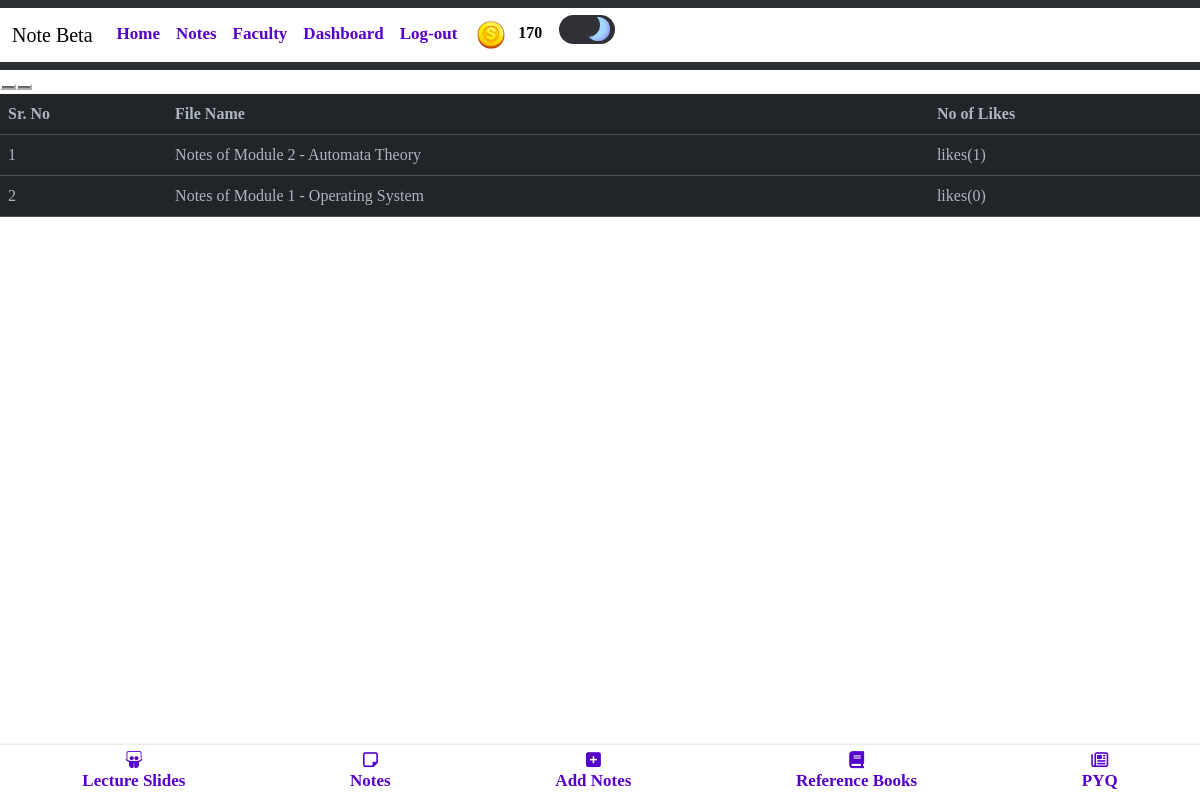
Page /noteslikes (signed in) on the earlier database version.
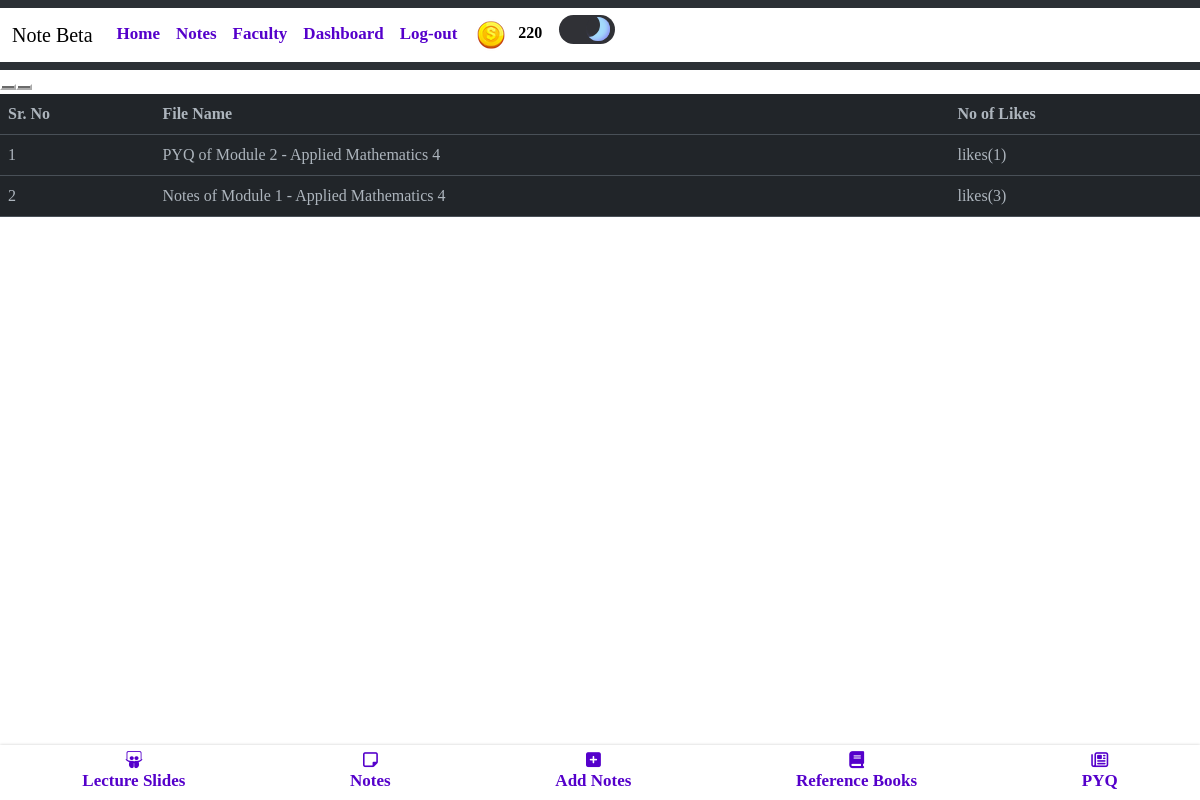
Same page on the later database version.
### blogapp/models.py (models this page shows, shortened)
class UserAccount(AbstractBaseUser, PermissionsMixin):
    email = models.CharField(max_length = 50,unique=True)
    name = models.CharField(max_length=200)
    is_active = models.BooleanField(default=True)
    is_mod = models.BooleanField(default=False)
    is_nUser = models.BooleanField(default=True)
    is_staff = models.BooleanField(default=False)
    coins_scored = models.IntegerField(default=100,null=True,blank=True)
    rank = models.IntegerField(default=0)
    bookmarks = models.ManyToManyField('blogapp.Notes', blank=True)
    is_emailVerified = models.BooleanField(default=False)
    objects = UserAccountManager()
    USERNAME_FIELD = 'email'
    REQUIRED_FIELDS = ['name']

class Notes(models.Model):
    typ = (
        ('Assignment','Assignment'),
        ('Experiment','Experiment'),
        ('Notes','Notes'),
        ('ReferenceBook','Reference Book'),
        ('LectureSlides','Lecture Slides'),
        ('PYQ','PYQ'),
    )
    mods = (
        ('1','1'),
        ('2','2'),
        ('3','3'),
        ('4','4'),
        ('5','5'),
        ('6','6'),
    )
    desc = models.TextField(max_length=500,null=True,blank=True)
    mod = models.CharField(max_length=5,choices=mods,null=True,blank=True)
    file = models.FileField(upload_to='notes/')
    author = models.ForeignKey(UserAccount,on_delete=models.CASCADE)
    status = models.BooleanField(default=False)
    likes = models.ManyToManyField(UserAccount,related_name="notes_like",default=0)
    views = models.PositiveIntegerField(default=0)
    buy=models.ManyToManyField(UserAccount,related_name="buy_notes")
    typeN = models.CharField(max_length=50,null=True,blank=True,choices=typ)
    docid = models.CharField(max_length=300,null=True,blank=True)
    sub =  models.ForeignKey(Subject,on_delete=models.CASCADE,null=True,blank=True)
    slug = AutoSlugField(populate_from = 'sub',unique=True,null=True,default=None)
    nDetail = models.CharField(max_length=100,null=True,blank=True)

class Subject(models.Model):
    name = models.CharField(max_length=50)
    teacher = models.CharField(max_length=50)
    teacherurl = models.CharField(max_length=300,null=True,blank=True)
    img = models.ImageField(upload_to='subImage/',null=True,blank=True)
    def __str__(self):
        return self.name

### blogapp/views.py (the view)
# urls.py: path('noteslikes', views.notes_likes, name='noteslikes'),
@login_required(login_url='/login/')
def notes_likes(request):
    user = request.user
    notes = Notes.objects.filter(author=user,status=True)
    notes_with_likes = []
    for note in notes:
        num_likes = note.likes.count()
        notes_with_likes.append((note, num_likes))
    context = {
        'notes':notes,
        'notes_with_likes': notes_with_likes,
        'num_likes':num_likes
    }
    return render(request, 'main/noteslikes.html', context)

### templates/main/noteslikes.html (shortened to what this page needs)
{% extends 'index.html' %}
{% load static %}
{% block content %}
<link rel="stylesheet" href="{% static 'css/noteslikes.css' %}" />
<div>
  <table class="table table-hover">
    <thead>
      <tr style="color:black">
        <th scope="col">Sr. No</th>
        <th scope="col">File Name</th>
        <th scope="col">No of Likes</th>
      </tr>
    </thead>
    <tbody style="color:black">
      {% for note, num_likes in notes_with_likes %}
      <tr>
        <td scope="row">{{forloop.counter}}</td>
        <td>{{note.typeN}} of Module {{note.mod}} - {{note.sub}}</td>
        <button class="card-link" class="btn btn-success">
          <td>likes({{ num_likes }})</td>
        </button>
      </tr>
      {% endfor %}
    </tbody>
  </table>
</div>
 {% endblock %}

### templates/components/header.html (shortened to what this page needs)
{% load static %}
<nav class="navbar navbar-expand-lg bg-body-tertiary" >
    <div class="container-fluid" style="background-color: white;">
      <a class="navbar-brand mb-0 h1" href="{% url 'notes'%}" style="color: black;">Note Beta</a>
      <div class="collapse navbar-collapse" id="navbarTogglerDemo03">
        <ul class="navbar-nav me-auto mb-2 mb-lg-0" >
          {% if user.is_authenticated %}
          <li class="nav-item">
            <a class="nav-link abc" href="{% url 'home' %}" >Home</a>
          </li>
          <li class="nav-item" >
            <a class="nav-link abc" href="{% url 'notes' %}" >Notes</a>
          </li>
          <li class="nav-item" >
            <a class="nav-link abc" href="{% url 'teacher' %}" >Faculty</a>
          </li>
          <li class="nav-item" >
            <a class="nav-link abc" href="{% url 'dashboard' %}" >Dashboard</a>
          </li>
          <li class="nav-item">
            <a class="nav-link abc" href="{% url 'logout' %}" >Log-out</a>
          </li>
          {% endif %}
          {% if user.is_authenticated %}
          <table class="coins">
          <th>
          <img src="{% static 'images/coin.png' %}" alt="">
          </th>
          <th>
          <p class="cna" id="cna" style="color: black;">{{ user.coins_scored }}</p>
          </th>
          </table>
    {% endif %}
            <label class="switch">
              <span class="slider"></span>
            </label>
      </div>
    </div>
  </nav>

Differences in the rows shown:
removed Notes: typeN "Notes", mod "2", sub "Automata Theory", num_likes "1"
removed Notes: typeN "Notes", mod "1", sub "Operating System", views "0"
changed UserAccount: coins_scored "170" → "220"
added Notes: typeN "PYQ", mod "2", sub "Applied Mathematics 4", status "1"
added Notes: typeN "Notes", mod "1", sub "Applied Mathematics 4", sub "3"
